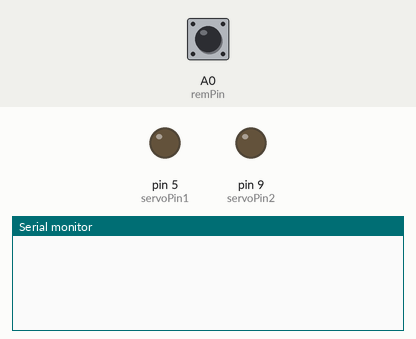
The sketch below on a simulated Arduino Uno, built with avr-gcc and run on an emulated ATmega328P. On the bench: output pins drawn as LEDs (lit = HIGH), the last lines printed to the serial monitor. The inputs (shaded band) are chosen by the test bench; at power-on: A0 (remPin) LOW.

Above: at 1.2 s.
1.3 s: A0 (remPin) driven HIGH
At 2.12 s:
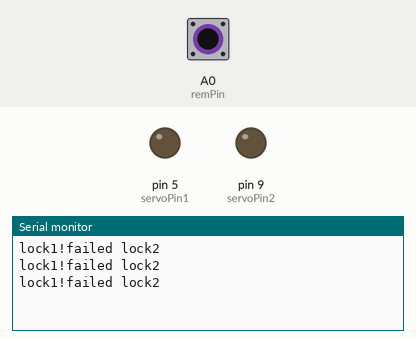
3.1 s: A0 (remPin) driven LOW
At 3.7 s:
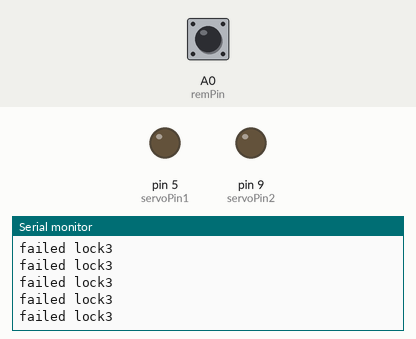
4.6 s: A0 (remPin) pulsed HIGH 5 times (0.12 s each, 0.3 s apart)
At 6.03 s:
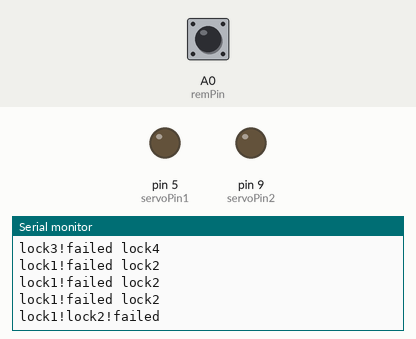
9.1 s: A0 (remPin) pulsed HIGH 5 times (0.12 s each, 0.3 s apart)
At 9.63 s:
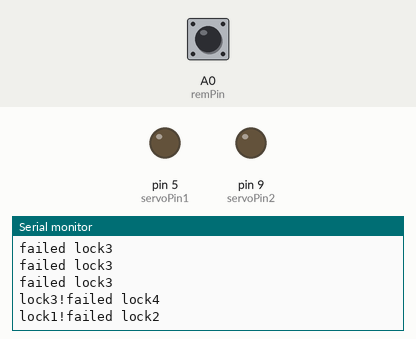

Measured:
- after the input at 1.3 s, the serial monitor: prints a new line at once (image 1)
- after the input at 3.1 s, the serial monitor: prints a new line at once (image 2)
- after the input at 4.6 s, the serial monitor: prints a new line after 0.08 s (image 3)
- after the input at 9.1 s, the serial monitor: prints a new line after 0.08 s (image 4)

The sketch:

lightArduinoV2.ino
```cpp
// Once upon a time, two servos were used to drive the switch. Now there's only one, on pin 9, but pin 5 is still ready to go just in case


// Pin declaration
const int remPin = A0; // pin for remote trigger
const int servoPin1 = 5;
const int servoPin2 = 9;

// state variables
int remState = 0;
bool lock1 = false;
bool lock2 = false;
bool lock3 = false;
bool lock4 = false;


void setup() {
  // init pin modes
  Serial.begin(9600);
  pinMode(remPin, INPUT);
  pinMode(servoPin1, OUTPUT);
  pinMode(servoPin2, OUTPUT);
}


void loop() {
  // query states of inputs
  remState = digitalRead(remPin);

  if (lock1 == false) {
    if (remState == HIGH) {
      lock1 = true;
      Serial.print("lock1!");
      delay(300);
    } else {
      resetLocks();
    }
  } else {
    if (lock2 == false) {
      if (remState == LOW) {
        Serial.print("lock2!");
        lock2 = true;
      } else {
        Serial.print("failed lock2\n");
        resetLocks();
      }
    } else {
      if (lock3 == false) {
        if (remState == HIGH) {
          Serial.print("lock3!");
          lock3 = true;
          delay(300);
        } else {
          Serial.print("failed lock3\n");
          //resetLocks();
        }
      } else {
        if (lock4 == false) {
          if (remState == LOW) {
            Serial.print("lock4!");
            lock4 = true;
          } else {
            Serial.print("failed lock4\n");
            resetLocks();
          }
        } else {
          // let's change the state of the servo pins
          digitalWrite(servoPin1, !digitalRead(servoPin1));
          digitalWrite(servoPin2, !digitalRead(servoPin2));
          resetLocks();
          delay(1000);
        }

      }
    }
  }
}

void resetLocks() {
  //Serial.print("locks reset!");
  lock1 = false;
  lock2 = false;
  lock3 = false;
  lock4 = false;
}
```
